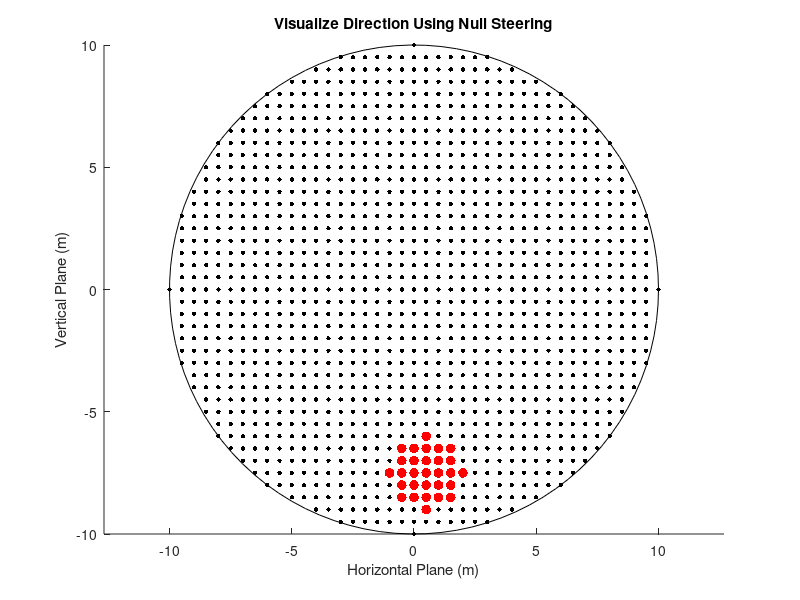

The MATLAB source for this figure:
% Define the radius of the circle
radius = 10;

% Define the step size for point placement (larger step_size for spacing)
step_size = 0.5;  % Adjust this value to control point spacing

% Generate uniformly spaced points within the circle
x = -radius:step_size:radius;
y = -radius:step_size:radius;

% Create a meshgrid of x and y coordinates
[X, Y] = meshgrid(x, y);

% Calculate the distance of each point from the origin (0, 0)
distances = sqrt(X.^2 + Y.^2);

% Create a logical mask to exclude points outside the circle
outside_circle = distances > radius;

% Create a logical mask to include points within the circle
inside_circle = distances <= radius;

% Extract the x and y coordinates of points within the circle
x_inside = X(inside_circle);
y_inside = Y(inside_circle);

% Randomly select a point to circle in red within the circle
random_index = randi([1, numel(x_inside)]);
red_x = x_inside(random_index);
red_y = y_inside(random_index);

% Define the hotspot radius
hotspot_radius = 1.5;  % Adjust this value as needed

% Create a logical mask to identify points within the hotspot
hotspot_mask = (X(inside_circle) - red_x).^2 + (Y(inside_circle) - red_y).^2 <= hotspot_radius^2;

% Create a scatter plot of points within the circle (smaller and black)
scatter(x_inside, y_inside, 10, 'k', 'filled');  % Smaller black points

% Set axis equal to maintain a circular aspect ratio
axis equal;

% Create a circle to outline the circular region
th = linspace(0, 2 * pi, 100);
cx = radius * cos(th);
cy = radius * sin(th);

hold on;

% Circle the randomly selected point in red within the circle
scatter(red_x, red_y, 50, 'r', 'filled');  % Larger red point

% Circle the surrounding points in red within the hotspot map
surrounding_points = find(hotspot_mask);
scatter(x_inside(surrounding_points), y_inside(surrounding_points), 50, 'r', 'filled');  % Red points

% Plot the black circle to outline the circular region
plot(cx, cy, 'k');

title('Visualize Direction Using Null Steering');
xlabel('Horizontal Plane (m)');
ylabel('Vertical Plane (m)');

hold off;

% Create a matrix of 1s and 0s to represent the highlighted and empty values
matrix = zeros(size(x_inside));
matrix(hotspot_mask) = 1;

% Create an index array
index_array = (1:numel(matrix))';

% Combine the index and matrix into a two-column matrix
data = [index_array matrix];

% Save the data to a CSV file
csvwrite('direction.csv', data);
